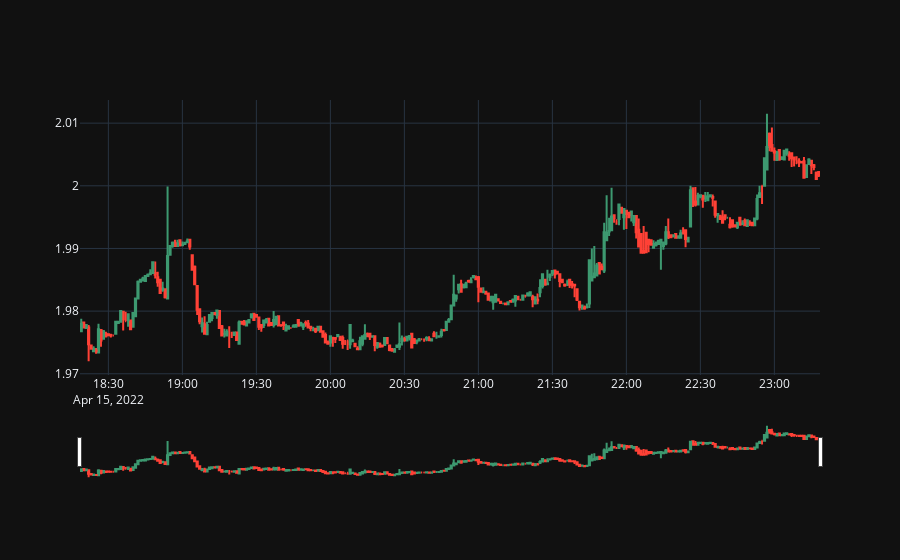

Here is the notebook cell this chart was saved with:
### Code cell
fig = go.Figure(data=[go.Candlestick(x=df['ts'],
                                     open=df['open'],
                                     high=df['high'],
                                     low=df['low'],
                                     close=df['close'])])
fig.update_layout(template='plotly_dark')
fig.show()

### Figure 1 — Plotly figure (JSON) as saved in the notebook; plotly's stock layout.template omitted (floating-point values rounded to 4 significant figures; data arrays with more than 128 entries replaced by an {"elided": "..."} marker saying what was removed)
{"data": [{"close": {"elided": "300 float values"}, "high": {"elided": "300 float values"}, "low": {"elided": "300 float values"}, "open": {"elided": "300 float values"}, "x": {"elided": "300 str values"}, "type": "candlestick"}], "layout": {}}
